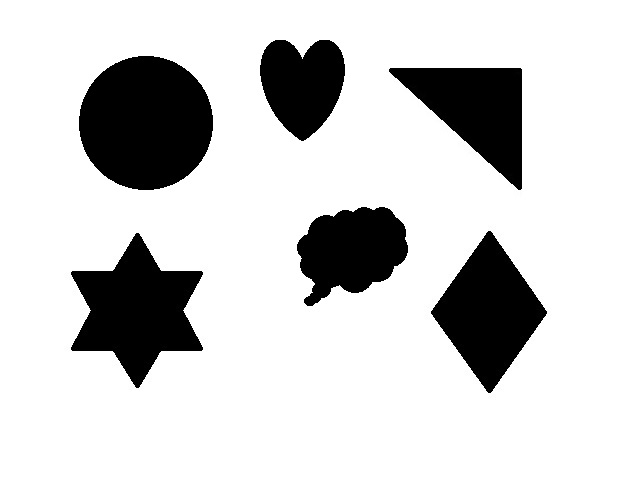
#> input picture ComputerVisionTrainneProgram/T043/Imagens/original.jpg, 640 x 480 px
$ python main.py
#> lines starting #> are read from the running program, lines starting #| are printed output that depends on the picture; after the words box and inside, x2 and y2 are one past the last pixel; in counts of white or black regions, pixels touching at a corner belong together
import cv2 as cv
import numpy as np
import random

if __name__ == '__main__':
    # ler imagem 320x240
    img = cv.imread('Imagens/original.jpg')
#> img is the input picture: shape (480, 640, 3); min 0, max 255, mean 207.6

    # transforma para níveis de cinza
    img_grayscale = cv.cvtColor(img, cv.COLOR_BGR2GRAY)

    # Filtro de Canny
    img_canny = cv.Canny(img_grayscale, 80, 180)
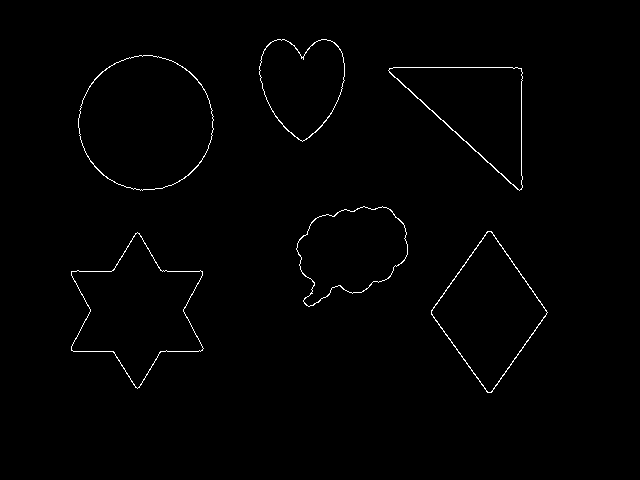
#> img_canny: shape (480, 640); 0.86% white in thin lines or dots, all inside (x1, y1, x2, y2) = (71, 39, 548, 393)

    # Parametros Blob
    blob_param = cv.SimpleBlobDetector_Params()

    # Filtros blob
    blob_param.filterByArea = True
    blob_param.minArea = 10
    blob_param.maxArea = 50000

    blob_param.filterByConvexity = False
    blob_param.minConvexity = 0.7

    blob_param.filterByInertia = False
    blob_param.minInertiaRatio = 0.3

    blob_param.filterByCircularity = False
    blob_param.minCircularity = 0.4

    blob_param.minDistBetweenBlobs = 20

    # Blob detector
    blob_detec = cv.SimpleBlobDetector_create(blob_param)

    obj_blobs = blob_detec.detect(img_canny)
#> obj_blobs = 6 keypoints; (x, y, size): (145, 122, 133.8), (137, 311, 119.8), (476, 109, 108.4), (489, 312, 107.5), (351, 250, 98.8), (302, 84, 87.9)

    print('Total de objetos encontrados: ',len(obj_blobs))
#| Total de objetos encontrados:  6

    # Pinta objetos detectados
    linhas, colunas = img.shape[:2]
#> linhas = 480; colunas = 640
    img_edit = img.copy()
    for b in obj_blobs:
        # pega coordenadas
        x_sup_esq = int(b.pt[0] - b.size)
        y_sup_esq = int(b.pt[1] - b.size)
        x_inf_dir = int(b.pt[0] + b.size)
        y_inf_dir = int(b.pt[1] + b.size)

        # Verifica se estão dentro da imagem
        if x_sup_esq < 0:
            x_sup_esq = 0
        if y_sup_esq < 0:
            y_sup_esq = 0
        if x_inf_dir > colunas:
            x_inf_dir = colunas
        if y_inf_dir > linhas:
            y_inf_dir = linhas

        # desenha um retangulo no objetos
        cv.rectangle(img_edit, (x_sup_esq, y_sup_esq), (x_inf_dir, y_inf_dir), (0,255,0), 2)
#> this loop made 6 passes
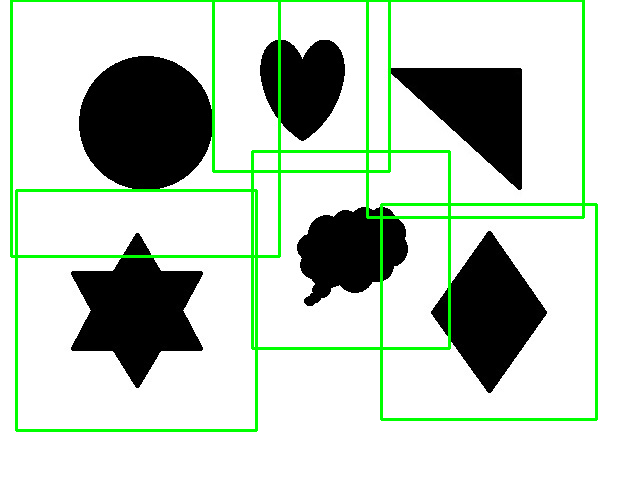
#> img_edit: shape (480, 640, 3); 4.76% of pixels changed, all inside (x1, y1, x2, y2) = (10, 0, 598, 432)

    # mostra imagem original e resuldados
    cv.imshow('Imagem original', img)
    cv.imshow('Imagem cinza', img_grayscale)
    cv.imshow('Imagem Limiarização Otsu', img_canny)
    cv.imshow('Imagens com marcação dos objetos', img_edit)
    cv.waitKey(0)

$ run again, with ComputerVisionTrainneProgram/T043/Imagens/image.jpg copied over ComputerVisionTrainneProgram/T043/Imagens/original.jpg
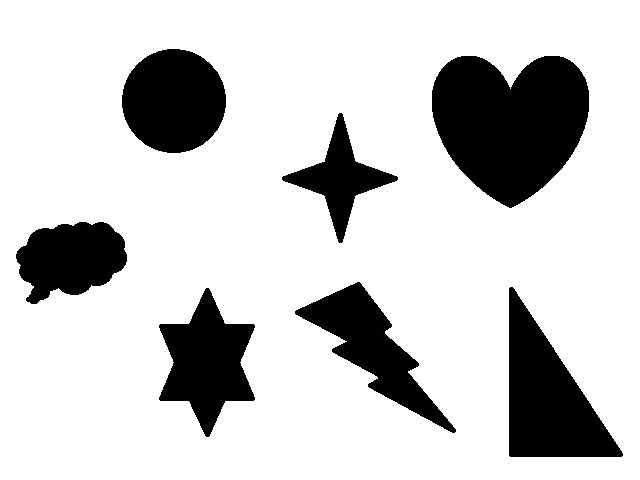
#> input picture ComputerVisionTrainneProgram/T043/Imagens/image.jpg, 640 x 480 px
#> img is the input picture: shape (480, 640, 3); min 0, max 255, mean 203.7
#> `img_canny = cv.Canny(img_grayscale, 80, 180)`:
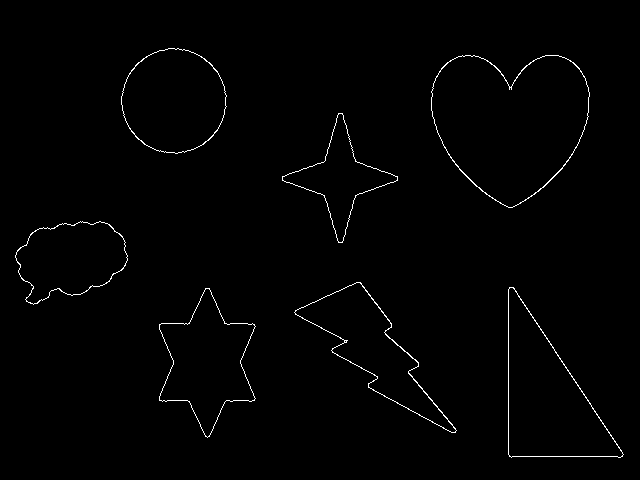
#> img_canny: shape (480, 640); 1% white in thin lines or dots, all inside (x1, y1, x2, y2) = (15, 48, 624, 458)
#> obj_blobs = 7 keypoints; (x, y, size): (510, 122, 149.8), (547, 398, 124), (372, 348, 108.2), (173, 100, 103.6), (207, 362, 101.5), (70, 258, 93.1), (340, 178, 80.4)
#| Total de objetos encontrados:  7
#> the loop `for b in obj_blobs:` made 7 passes
#> after the loop `for b in obj_blobs:`:
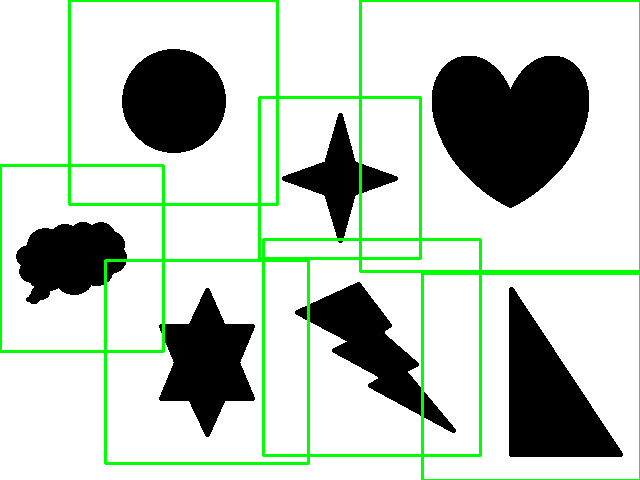
#> img_edit: shape (480, 640, 3); 4.84% of pixels changed, all inside (x1, y1, x2, y2) = (0, 0, 640, 480)
